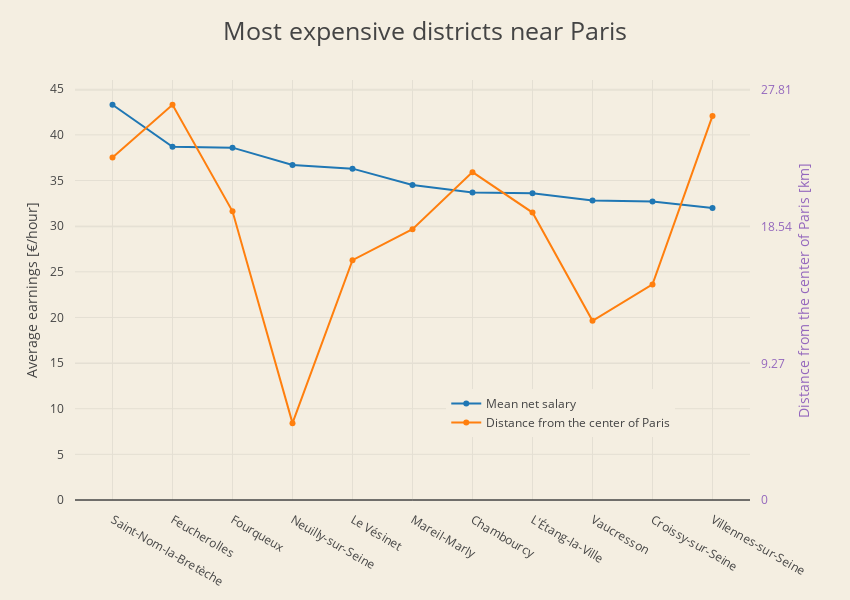

The code cell stored with this chart in its notebook:
### Code cell
trace1 = go.Scatter(
    x = top_locations["LIBGEO"].values,
    y = top_locations["SNHM14"].values,
    name='Mean net salary',
    mode = 'lines+markers',
)

trace2 = go.Scatter(
    x = top_locations["LIBGEO"].values,
    y = top_locations["distance"].values,
    name='Distance from the center of Paris',
    mode = 'lines+markers',
    yaxis='y2'
)

data = [trace1, trace2]

layout = go.Layout(
    title = 'Most expensive districts near Paris',
    titlefont=dict(size=25),
    width=850,
    height=600,
    margin=go.Margin(
        l=75,
        r=100,
        b=100,
        t=80,
        pad=10
    ),
    paper_bgcolor='rgb(244, 238, 225)',
    plot_bgcolor='rgb(244, 238, 225)',
    yaxis = dict(
        title= 'Average earnings [€/hour]',
        anchor = 'x',
        rangemode='tozero'
    ),
    yaxis2=dict(
        title='Distance from the center of Paris [km]',
        titlefont=dict(
            color='rgb(148, 103, 189)'
        ),
        tickfont=dict(
            color='rgb(148, 103, 189)'
        ),
        overlaying='y',
        side='right',
        anchor = 'x',
        rangemode = 'tozero',
        dtick = 9.27
    ),
    #legend=dict(x=-.1, y=1.2)
    legend=dict(x=0.55, y=0.15)
)

fig = go.Figure(data=data, layout=layout)
py.iplot(fig)

### Figure 1 — Plotly figure (JSON) as saved in the notebook; plotly's stock layout.template omitted (floating-point values rounded to 4 significant figures)
{"data": [{"mode": "lines+markers", "name": "Mean net salary", "type": "scatter", "x": ["Saint-Nom-la-Bretèche", "Feucherolles", "Fourqueux", "Neuilly-sur-Seine", "Le Vésinet", "Mareil-Marly", "Chambourcy", "L'Étang-la-Ville", "Vaucresson", "Croissy-sur-Seine", "Villennes-sur-Seine"], "y": [43.3, 38.7, 38.6, 36.7, 36.3, 34.5, 33.7, 33.6, 32.8, 32.7, 32]}, {"mode": "lines+markers", "name": "Distance from the center of Paris", "type": "scatter", "x": ["Saint-Nom-la-Bretèche", "Feucherolles", "Fourqueux", "Neuilly-sur-Seine", "Le Vésinet", "Mareil-Marly", "Chambourcy", "L'Étang-la-Ville", "Vaucresson", "Croissy-sur-Seine", "Villennes-sur-Seine"], "y": [23.24, 26.82, 19.59, 5.216, 16.27, 18.38, 22.25, 19.51, 12.16, 14.63, 26.06], "yaxis": "y2"}], "layout": {"height": 600, "legend": {"x": 0.55, "y": 0.15}, "margin": {"b": 100, "l": 75, "pad": 10, "r": 100, "t": 80}, "paper_bgcolor": "rgb(244, 238, 225)", "plot_bgcolor": "rgb(244, 238, 225)", "title": "Most expensive districts near Paris", "titlefont": {"size": 25}, "width": 850, "yaxis": {"anchor": "x", "rangemode": "tozero", "title": "Average earnings [€/hour]"}, "yaxis2": {"anchor": "x", "dtick": 9.27, "overlaying": "y", "rangemode": "tozero", "side": "right", "tickfont": {"color": "rgb(148, 103, 189)"}, "title": "Distance from the center of Paris [km]", "titlefont": {"color": "rgb(148, 103, 189)"}}}}
